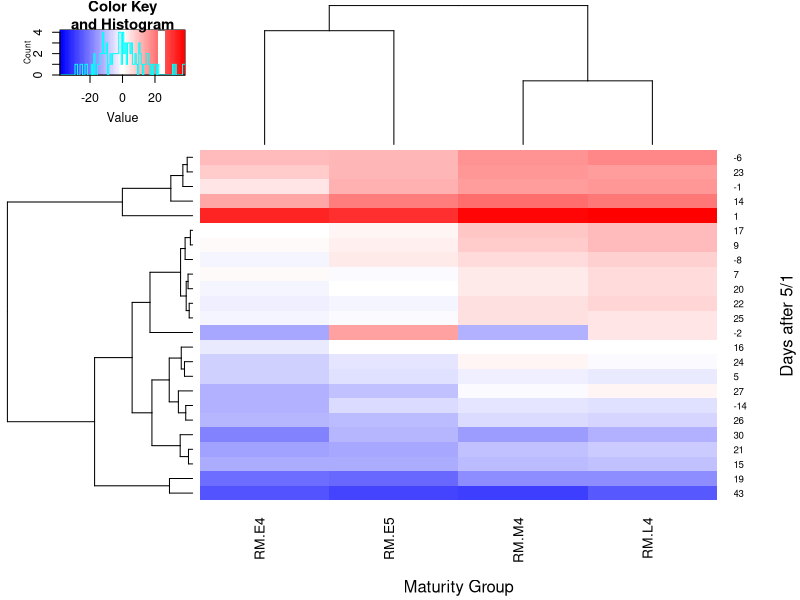
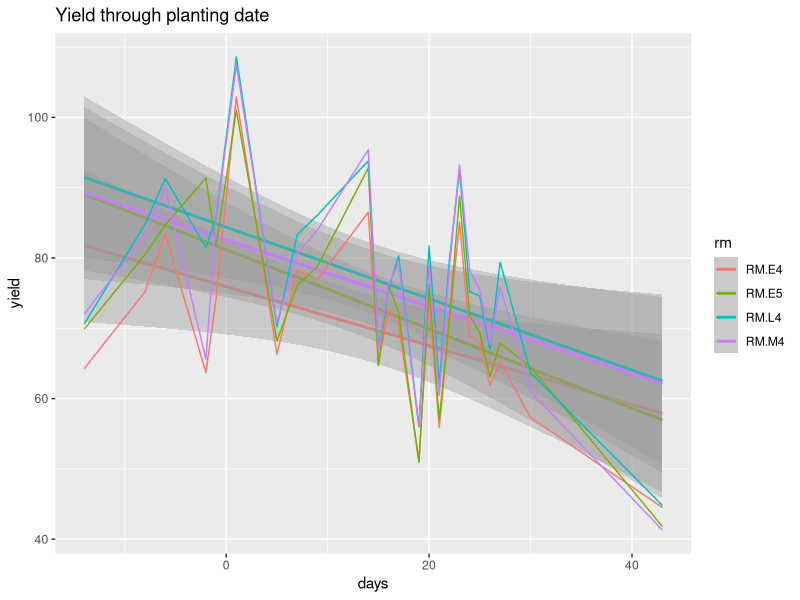
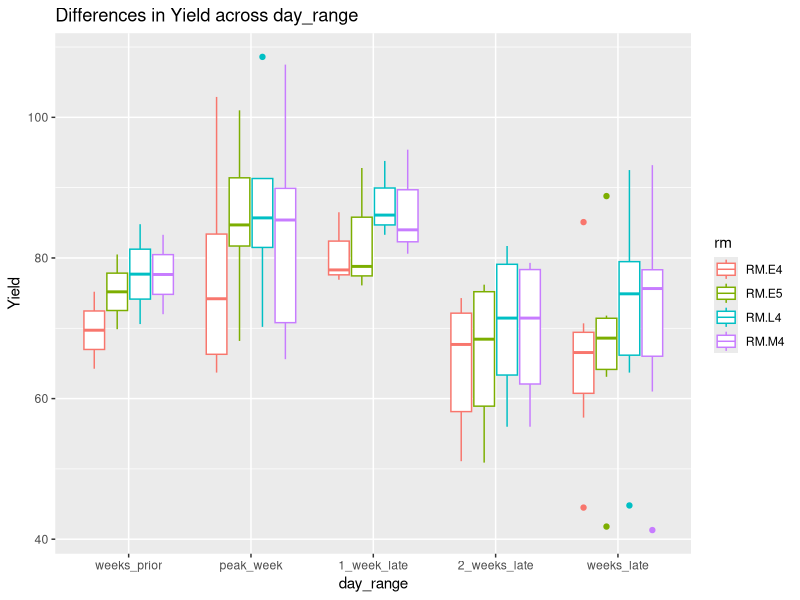

These figures' R source, in order:
## ---- chunk 1
knitr::opts_chunk$set(echo = TRUE)
## ---- chunk 2
library(ggplot2)
library(tidyr)
library(reshape2)
library(ggpubr)
library(dplyr)
library(tidyverse)
library(tidyr)
library(gplots)
## ---- chunk 3
# read in files
mds <- read.csv('MDS.csv', header = T)
mds_full <- mds
colnames(mds)[2] <- c('days')
head(mds)
## ---- chunk 4
hm <- as.matrix(mds[,c(3:6)])
rownames(hm) <- mds$days
hm_dev <- hm - colMeans(hm)
heatmap.2(hm_dev, scale = 'none', col = bluered(100), trace = 'none',
          cexRow = 0.7, cexCol = 1, lhei = c(0.5,1.5), lwid = c(0.5,1.5), 
          margins = c(6,5), keysize = 2, xlab = 'Maturity Group',
          ylab = 'Days after 5/1')

## ---- chunk 5
# long format
mds_gather <- gather(mds, key = 'rm', value = 'yield', 3:6, factor_key = T)
mds_gather$date <- as.Date(mds_gather$date)
head(mds_gather)
## ---- chunk 6
# create bins for planting date
mds_gather <- mds_gather %>%
  mutate(day_range = case_when(days < -7 ~ 'weeks_prior',
                               days >= -7 & days < 7 ~ 'peak_week',
                               days >= 7 & days < 15 ~'1_week_late',
                               days >=15 & days < 22 ~ '2_weeks_late',
                               days >=22 ~ 'weeks_late'))
mds_gather$day_range <- as.factor(mds_gather$day_range)
mds_gather$day_range <- factor(mds_gather$day_range, 
                               levels = c('weeks_prior','peak_week','1_week_late','2_weeks_late', 'weeks_late'))
head(mds_gather)
## ---- chunk 7
# anova rm and day_range
aov.rm_dr <- aov(yield ~ rm*day_range, data = mds_gather)
summary(aov.rm_dr)
## ---- chunk 8
# weeks_prior
wp <- mds_gather[mds_gather[,'day_range']=='weeks_prior', ]

aov_wp <- aov(yield ~ rm, data = wp)
summary(aov_wp)
## ---- chunk 9
# peak_week
pw <- mds_gather[mds_gather[,'day_range']=='peak_week', ]

aov_pw <- aov(yield ~ rm, data = pw)
summary(aov_pw)
## ---- chunk 10
wl1 <- mds_gather[mds_gather[,'day_range']=='1_week_late', ]

aov_wl1 <- aov(yield ~ rm, data = wl1)
summary(aov_wl1)
## ---- chunk 11
# 2_weeks_late
wl2 <- mds_gather[mds_gather[,'day_range']=='2_weeks_late', ]

aov_wl2 <- aov(yield ~ rm, data = wl2)
summary(aov_wl2)
## ---- chunk 12
# weeks_late
wls <- mds_gather[mds_gather[,'day_range']=='weeks_late', ]

aov_wls <- aov(yield ~ rm, data = wls)
summary(aov_wls)
## ---- chunk 13
ggplot(data = mds_gather, aes(x=days, y=yield, color = rm))+
  geom_smooth(method='lm')+
  geom_line()+
  labs(title='Yield through planting date')
## ---- chunk 14
aov_dr <- aov(yield ~ day_range, data = mds_gather)
tk_dr <- TukeyHSD(aov_dr)
tk_dr
## ---- chunk 15
# boxplot
ggplot(data = mds_gather, aes(x=day_range, y=yield, color=rm))+
  geom_boxplot()+
  labs(title = 'Differences in Yield across day_range')+
  ylab('Yield')
